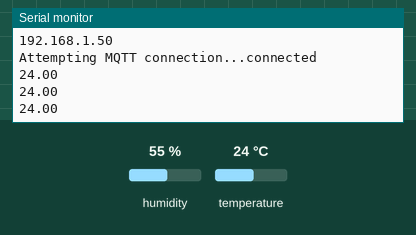
The sketch below on a simulated ESP8266 (NodeMCU). Shown: the last lines printed to the serial monitor. The test bench sets the inputs (shaded band); at power-on: temperature 24 °C, humidity 55 %. WiFi joins after 1.5 s; servers stay silent unless stated; random numbers use the default seed unless the sketch sets one; no MQTT or app messages arrive unless stated.

Above: at 2.7 s.
2.8 s: temperature set to 12 °C
At 4.0 s:
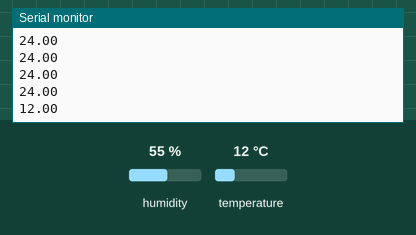
5.5 s: temperature set to 19 °C
At 6.1 s:
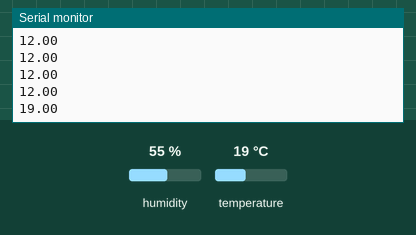
Timing chart, 0 to 8.5 s (numbered marks = the images above; inputs shaded):
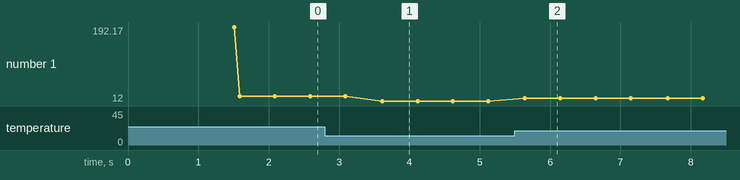

Measured:
- after the input at 2.8 s, the serial monitor: prints a new line after 0.81 s (image 1)
- after the input at 5.5 s, the serial monitor: prints a new line after 0.14 s (image 2)
- plotted number 1: 24 → 12 after the input at 2.8 s, 12 → 19 after the input at 5.5 s

The sketch:

sensor.ino
```cpp
#include <ESP8266WiFi.h>
#include <PubSubClient.h>
#include "DHT.h"

#define DHTPIN 0
#define DHTTYPE DHT11

DHT dht(DHTPIN, DHTTYPE);

const char* ssid = "<ssid>";
const char* password = "<pwd>";
const char* mqtt_server = "<mqtt_server_ip>";

WiFiClient espClient;
PubSubClient client(espClient);

void setup_wifi() {

  delay(10);
  Serial.println();
  Serial.print("Connecting to ");
  Serial.println(ssid);

  WiFi.mode(WIFI_STA);
  WiFi.begin(ssid, password);

  while (WiFi.status() != WL_CONNECTED) {
    delay(500);
    Serial.print(".");
  }

  randomSeed(micros());

  Serial.println("");
  Serial.println("WiFi connected");
  Serial.println("IP address: ");
  Serial.println(WiFi.localIP());
}

void publishSensorData() {
  float t = dht.readTemperature();
  float h = dht.readHumidity();

  char convertedTemp[10];
  char convertedHumid[10];

  dtostrf(t, 2, 1, convertedTemp);
  dtostrf(h, 2, 1, convertedHumid);

  if (isnan(t) || isnan(h))
  {
    Serial.println("Fail to read sensor data");
  } else
  {
    Serial.println(t);
    client.publish("temperature_sensor", convertedTemp);
    client.publish("humidity_sensor", convertedHumid);
    delay(500);
  }
}


void reconnect() {
  while (!client.connected()) {
    Serial.print("Attempting MQTT connection...");
    String clientId = "ESP8266Client-";
    clientId += String(random(0xffff), HEX);
    if (client.connect(clientId.c_str())) {
      Serial.println("connected");
    } else {
      Serial.print("failed, rc=");
      Serial.print(client.state());
      Serial.println(" try again in 5 seconds");
      delay(5000);
    }
  }
}

void setup() {
  dht.begin();
  Serial.begin(115200);
  setup_wifi();
  client.setServer(mqtt_server, 1883);
}

void loop() {
  if (!client.connected()) {
    reconnect();
  }
  client.loop();
  publishSensorData();
}
```
